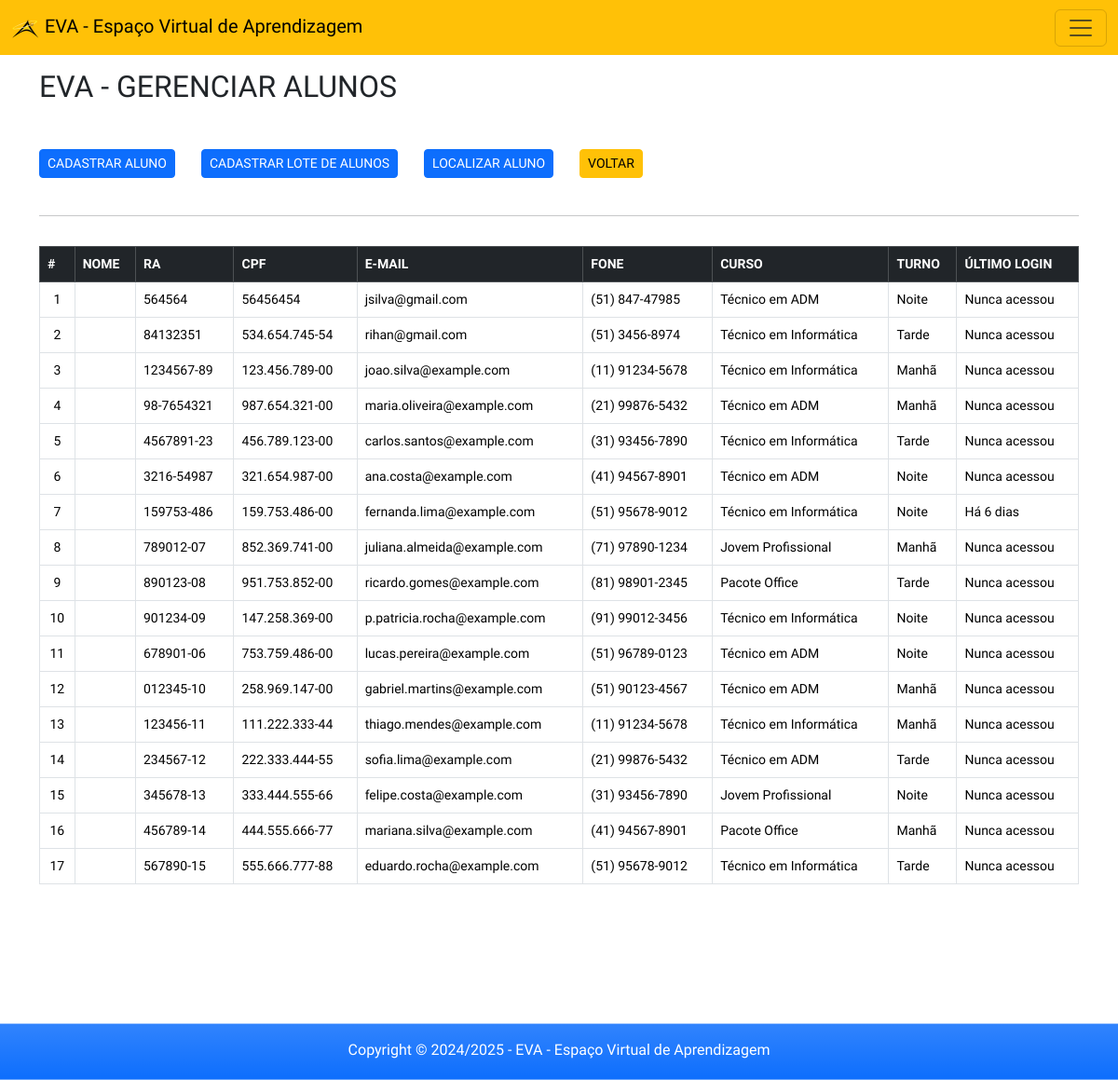
The page /app/view/adminAlunos.php (signed in) on the database its author committed.
### tables this page shows
CREATE TABLE `alunos` (
  `id_aluno` int(11) NOT NULL,
  `nome_aluno` varchar(90) NOT NULL,
  `avatar` varchar(90) DEFAULT 'avatar.png',
  `ra` varchar(15) NOT NULL,
  `cpf` varchar(15) NOT NULL,
  `email` varchar(90) NOT NULL,
  `fone` varchar(15) NOT NULL,
  `curso` varchar(90) NOT NULL,
  `turno` varchar(10) NOT NULL,
  `data_criado` timestamp NOT NULL DEFAULT CURRENT_TIMESTAMP,
  `data_editado` timestamp NOT NULL DEFAULT CURRENT_TIMESTAMP ON UPDATE CURRENT_TIMESTAMP
);

CREATE TABLE `usuarios` (
  `id_usuario` int(11) NOT NULL,
  `username` varchar(30) NOT NULL,
  `senha` varchar(128) DEFAULT 'e3b0c44298fc1c149afbf4c8996fb92427ae41e4649b934ca495991b7852b855',
  `nivel` tinyint(1) DEFAULT '1',
  `email` varchar(90) NOT NULL,
  `ultimo_login` timestamp NULL DEFAULT NULL,
  `data_criado` timestamp NOT NULL DEFAULT CURRENT_TIMESTAMP,
  `data_editado` timestamp NOT NULL DEFAULT CURRENT_TIMESTAMP ON UPDATE CURRENT_TIMESTAMP
);

### app/config/connect.php (called while the page is built, shortened)
<?php
abstract class Connect {
    private $servidor = 'localhost';
    private $user = 'root';
    private $pass = '';
    private $banco = 'eva';
    private function connect() {
        $this->conn = new PDO("mysql:host=$this->servidor;dbname=$this->banco", $this->user, $this->pass);
    }
}
?>

### app/model/aluno.php (called while the page is built, shortened)
<?php
require_once '../config/connect.php';
class Aluno extends Connect{
    private $tabela = 'alunos';
    public function consultarAlunos(){
        $sql = "SELECT a.id_aluno, a.nome_aluno, a.avatar, a.ra, a.cpf, a.email, a.fone, a.curso, a.turno, u.ultimo_login
                FROM $this->tabela AS a
                LEFT JOIN usuarios AS u ON a.ra = u.username";
        $stmt = $this->conn->prepare($sql);
        $stmt->execute();
        $result = $stmt->fetchAll(PDO::FETCH_ASSOC);
        return $result;
    }
}

### app/view/adminAlunos.php (the view, shortened to what this page needs)
<?php
        if(isset($_SESSION['logado']) && $_SESSION['logado'] == true && $_SESSION['nivel'] >= 3 ){
?>
<!DOCTYPE html>
<html lang="pt-br">
<head>
    <link rel="stylesheet" href="css/style.css">
</head>
<body>
<div class="container-full">
      <?php require_once 'headerAdmin.php'; ?>
        <section class="container main bg-white">
            <h2 class="mb-5"> EVA - GERENCIAR ALUNOS</h2>
            <button type="button" class="btn btn-sm btn-primary" data-bs-toggle="modal" data-bs-target="#cadAluno">
                CADASTRAR ALUNO
            </button>
            <button type="button" class="btn btn-sm btn-primary ms-4" data-bs-toggle="modal" data-bs-target="#cadLote">
                CADASTRAR LOTE DE ALUNOS
            </button>
            <button type="button" class="btn btn-sm btn-primary ms-4" data-bs-toggle="modal" data-bs-target="#localiza">
                LOCALIZAR ALUNO
            </button>
            <a href="indexAdmin.php" class="btn btn-sm btn-warning ms-4">VOLTAR</a>
            <br>&nbsp;
            <hr class="pt-2 pb-2">
            <table class="table table-bordered table stripped">
                <thead class="table-dark">
                    <tr>
                        <th>
                            #
                        </th>
                        <th>
                            NOME
                        </th>
                        <th>
                            RA
                        </th>
                        <th>
                            CPF
                        </th>
                        <th>
                            E-MAIL
                        </th>
                        <th>
                            FONE
                        </th>
                        <th>
                            CURSO
                        </th>
                        <th>
                            TURNO
                        </th>
                        <th>
                            ÚLTIMO LOGIN
                        </th>
                    </tr>
                </thead>
                <tbody>
                <?php
                      $aluno = new Aluno();
                      $consulta = $aluno->consultarAlunos();
                        $i = 1;
                      foreach($consulta as $linha){
                          $nome = $linha['nome'];
                          $ra = $linha['ra'];
                          $cpf = $linha['cpf'];
                          $fone = $linha['fone'];
                          $email = $linha['email'];
                          $turno = $linha['turno'];
                          $curso = $linha['curso'];
                          $ultimo_login = $linha['ultimo_login'];
                          $timestampAtual = time();
                          echo"
                          <tr>
                              <td class='text-center'>". $i++ ."</td>
                              <td>$nome</td>
                              <td>$ra</td>
                              <td>$cpf</td>
                              <td>$email</td>
                              <td>$fone</td>
                              <td>$curso</td>
                              <td>$turno</td>";
                              $dataHoraUltimoLogin = $ultimo_login;
                              if (empty($dataHoraUltimoLogin)) {
                                  echo "<td>Nunca acessou</td>";
                              } else {
                                  $timestampLogin = strtotime($dataHoraUltimoLogin); ;
                                  $diferenca = $timestampAtual - $timestampLogin; ;
                                  if ($diferenca < 60) {
                                      echo "<td>Agora</td>";
                                  } elseif ($diferenca < 3600) {
                                      $minutos = floor($diferenca / 60);
                                      echo "<td>Há $minutos minutos</td>";
                                  } elseif ($diferenca < 86400) {
                                      $horas = floor($diferenca / 3600);
                                      echo "<td>Há $horas horas<br></td>";
                                  } else {
                                      $dias = floor($diferenca / 86400);
                                      echo "<td>Há $dias dias</td>";
                                  }
                              }
                  echo "</tr>";
                      }
                ?>
                </tbody>
            </table>
        </section>
        <?php require_once 'footer.php'; ?>
    </div>
</body>
</html>
<?php
    }else{
        header('Location: ../index.php');
    }
?>

### app/view/headerAdmin.php (shortened to what this page needs)
<header>
<nav class="navbar bg-warning sticky-top">
        <div class="container-fluid">
          <a class="navbar-brand" href="#">
            <img src="../../public/img/logo.png" alt="Logo" height="30" class="d-inline-block align-text-top">
            EVA - Espaço Virtual de Aprendizagem
          </a>
          <button class="navbar-toggler" type="button" data-bs-toggle="offcanvas" data-bs-target="#offcanvasDarkNavbar" aria-controls="offcanvasDarkNavbar" aria-label="Toggle navigation">
            <span class="navbar-toggler-icon"></span>
          </button>
        </div>
      </nav>
</header>

### app/view/footer.php
<footer class="sticky-bottom bg-primary bg-gradient text-center text-white pt-3 pb-1">
        <p>Copyright &copy 2024/2025 - EVA - Espaço Virtual de Aprendizagem</p>
</footer>

### app/view/css/style.css (style rules this page uses)
body, * { font-family: 'Saira', sans-serif; font-optical-sizing: auto; font-style: normal; }
table { font-size: 14px; margin-bottom: 150px !important; }
.container, .border { background-color: #fbfbfb; }
.main { padding-top: 15px; }

### rows shown on the page
alunos: ra "564564", cpf "56456454", email "jsilva@gmail.com", fone "(51) 847-47985", curso "Técnico em ADM", turno "Noite", shows "Nunca acessou"
alunos: ra "84132351", cpf "534.654.745-54", email "rihan@gmail.com", fone "(51) 3456-8974", curso "Técnico em Informática", turno "Tarde", shows "Nunca acessou"
alunos: ra "1234567-89", cpf "123.456.789-00", email "joao.silva@example.com", fone "(11) 91234-5678", curso "Técnico em Informática", turno "Manhã", shows "Nunca acessou"
alunos: ra "98-7654321", cpf "987.654.321-00", email "maria.oliveira@example.com", fone "(21) 99876-5432", curso "Técnico em ADM", turno "Manhã", shows "Nunca acessou"
alunos: ra "4567891-23", cpf "456.789.123-00", email "carlos.santos@example.com", fone "(31) 93456-7890", curso "Técnico em Informática", turno "Tarde", shows "Nunca acessou"
alunos: ra "3216-54987", cpf "321.654.987-00", email "ana.costa@example.com", fone "(41) 94567-8901", curso "Técnico em ADM", turno "Noite", shows "Nunca acessou"
alunos: ra "159753-486", cpf "159.753.486-00", email "fernanda.lima@example.com", fone "(51) 95678-9012", curso "Técnico em Informática", turno "Noite"
alunos: ra "789012-07", cpf "852.369.741-00", email "juliana.almeida@example.com", fone "(71) 97890-1234", curso "Jovem Profissional", turno "Manhã", shows "Nunca acessou"
alunos: ra "890123-08", cpf "951.753.852-00", email "ricardo.gomes@example.com", fone "(81) 98901-2345", curso "Pacote Office", turno "Tarde", shows "Nunca acessou"
alunos: ra "901234-09", cpf "147.258.369-00", email "p.patricia.rocha@example.com", fone "(91) 99012-3456", curso "Técnico em Informática", turno "Noite", shows "Nunca acessou"
alunos: ra "678901-06", cpf "753.759.486-00", email "lucas.pereira@example.com", fone "(51) 96789-0123", curso "Técnico em ADM", turno "Noite", shows "Nunca acessou"
alunos: ra "012345-10", cpf "258.969.147-00", email "gabriel.martins@example.com", fone "(51) 90123-4567", curso "Técnico em ADM", turno "Manhã", shows "Nunca acessou"
alunos: ra "123456-11", cpf "111.222.333-44", email "thiago.mendes@example.com", fone "(11) 91234-5678", curso "Técnico em Informática", turno "Manhã", shows "Nunca acessou"
alunos: ra "234567-12", cpf "222.333.444-55", email "sofia.lima@example.com", fone "(21) 99876-5432", curso "Técnico em ADM", turno "Tarde", shows "Nunca acessou"
alunos: ra "345678-13", cpf "333.444.555-66", email "felipe.costa@example.com", fone "(31) 93456-7890", curso "Jovem Profissional", turno "Noite", shows "Nunca acessou"
alunos: ra "456789-14", cpf "444.555.666-77", email "mariana.silva@example.com", fone "(41) 94567-8901", curso "Pacote Office", turno "Manhã", shows "Nunca acessou"
alunos: ra "567890-15", cpf "555.666.777-88", email "eduardo.rocha@example.com", fone "(51) 95678-9012", curso "Técnico em Informática", turno "Tarde", shows "Nunca acessou"
